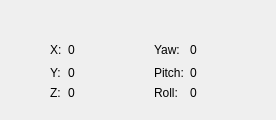
          <widget class="QWidget" name="widget_vehicle">
           <attribute name="title">
            <string notr="true">Vehicle Dynamics</string>
           </attribute>
           <layout class="QGridLayout" name="gridLayout_3">
            <item row="0" column="0">
             <layout class="QGridLayout" name="grid_vehicle">
              <item row="1" column="0">
               <widget class="QFrame" name="panel_vehicle">
                <property name="sizePolicy">
                 <sizepolicy hsizetype="Minimum" vsizetype="Preferred">
                  <horstretch>0</horstretch>
                  <verstretch>0</verstretch>
                 </sizepolicy>
                </property>
                <property name="maximumSize">
                 <size>
                  <width>350</width>
                  <height>16777215</height>
                 </size>
                </property>
                <property name="frameShape">
                 <enum>QFrame::NoFrame</enum>
                </property>
                <property name="frameShadow">
                 <enum>QFrame::Raised</enum>
                </property>
                <layout class="QGridLayout" name="grid_panelVehicle">
                 <item row="0" column="5">
                  <widget class="QLabel" name="value_vehicle_yaw">
                   <property name="sizePolicy">
                    <sizepolicy hsizetype="Minimum" vsizetype="Preferred">
                     <horstretch>0</horstretch>
                     <verstretch>0</verstretch>
                    </sizepolicy>
                   </property>
                   <property name="minimumSize">
                    <size>
                     <width>50</width>
                     <height>0</height>
                    </size>
                   </property>
                   <property name="maximumSize">
                    <size>
                     <width>80</width>
                     <height>16777215</height>
                    </size>
                   </property>
                   <property name="text">
                    <string>0</string>
                   </property>
                  </widget>
                 </item>
                 <item row="0" column="1">
                  <widget class="QLabel" name="label_vehicle_x">
                   <property name="text">
                    <string>X:</string>
                   </property>
                  </widget>
                 </item>
                 <item row="2" column="5" colspan="2">
                  <widget class="QLabel" name="value_vehicle_roll">
                   <property name="sizePolicy">
                    <sizepolicy hsizetype="Minimum" vsizetype="Preferred">
                     <horstretch>0</horstretch>
                     <verstretch>0</verstretch>
                    </sizepolicy>
                   </property>
                   <property name="minimumSize">
                    <size>
                     <width>50</width>
                     <height>0</height>
                    </size>
                   </property>
                   <property name="maximumSize">
                    <size>
                     <width>80</width>
                     <height>16777215</height>
                    </size>
                   </property>
                   <property name="text">
                    <string>0</string>
                   </property>
                  </widget>
                 </item>
                 <item row="2" column="1">
                  <widget class="QLabel" name="label_vehicle_z">
                   <property name="text">
                    <string>Z:</string>
                   </property>
                  </widget>
                 </item>
                 <item row="0" column="4">
                  <widget class="QLabel" name="label_vehicle_yaw">
                   <property name="text">
                    <string>Yaw:</string>
                   </property>
                  </widget>
                 </item>
                 <item row="0" column="6">
                  <spacer name="horizontal_spacer_right">
                   <property name="orientation">
                    <enum>Qt::Horizontal</enum>
                   </property>
                   <property name="sizeType">
                    <enum>QSizePolicy::Minimum</enum>
                   </property>
                   <property name="sizeHint" stdset="0">
                    <size>
                     <width>10</width>
                     <height>20</height>
                    </size>
                   </property>
                  </spacer>
                 </item>
                 <item row="2" column="4">
                  <widget class="QLabel" name="label_vehicle_roll">
                   <property name="text">
                    <string>Roll:</string>
                   </property>
                  </widget>
                 </item>
                 <item row="1" column="2">
                  <widget class="QLabel" name="value_vehicle_y">
                   <property name="sizePolicy">
                    <sizepolicy hsizetype="Minimum" vsizetype="Preferred">
                     <horstretch>0</horstretch>
                     <verstretch>0</verstretch>
                    </sizepolicy>
                   </property>
                   <property name="minimumSize">
                    <size>
                     <width>50</width>
                     <height>0</height>
                    </size>
                   </property>
                   <property name="maximumSize">
                    <size>
                     <width>30</width>
                     <height>16777215</height>
                    </size>
                   </property>
                   <property name="text">
                    <string>0</string>
                   </property>
                  </widget>
                 </item>
                 <item row="0" column="0">
                  <spacer name="horizontal_spacer_left">
                   <property name="orientation">
                    <enum>Qt::Horizontal</enum>
                   </property>
                   <property name="sizeType">
                    <enum>QSizePolicy::Minimum</enum>
                   </property>
                   <property name="sizeHint" stdset="0">
                    <size>
                     <width>30</width>
                     <height>20</height>
                    </size>
                   </property>
                  </spacer>
                 </item>
                 <item row="1" column="5" colspan="2">
                  <widget class="QLabel" name="value_vehicle_pitch">
                   <property name="sizePolicy">
                    <sizepolicy hsizetype="Minimum" vsizetype="Preferred">
                     <horstretch>0</horstretch>
                     <verstretch>0</verstretch>
                    </sizepolicy>
                   </property>
                   <property name="minimumSize">
                    <size>
                     <width>50</width>
                     <height>0</height>
                    </size>
                   </property>
                   <property name="maximumSize">
                    <size>
                     <width>80</width>
                     <height>16777215</height>
                    </size>
                   </property>
                   <property name="text">
                    <string>0</string>
                   </property>
                  </widget>
                 </item>
                 <item row="0" column="2">
                  <widget class="QLabel" name="value_vehicle_x">
                   <property name="sizePolicy">
                    <sizepolicy hsizetype="Minimum" vsizetype="Preferred">
                     <horstretch>0</horstretch>
                     <verstretch>0</verstretch>
                    </sizepolicy>
                   </property>
                   <property name="minimumSize">
                    <size>
                     <width>50</width>
                     <height>0</height>
                    </size>
                   </property>
                   <property name="maximumSize">
                    <size>
                     <width>33</width>
                     <height>16777215</height>
                    </size>
                   </property>
                   <property name="text">
                    <string>0</string>
                   </property>
                  </widget>
                 </item>
                 <item row="0" column="3">
                  <spacer name="horizontal_spacer_middle">
                   <property name="orientation">
                    <enum>Qt::Horizontal</enum>
                   </property>
                   <property name="sizeType">
                    <enum>QSizePolicy::Minimum</enum>
                   </property>
                   <property name="sizeHint" stdset="0">
                    <size>
                     <width>30</width>
                     <height>20</height>
                    </size>
                   </property>
                  </spacer>
                 </item>
                 <item row="1" column="1">
                  <widget class="QLabel" name="label_vehicle_y">
                   <property name="text">
                    <string>Y:</string>
                   </property>
                  </widget>
                 </item>
                 <item row="1" column="4">
                  <widget class="QLabel" name="label_vehicle_pitch">
                   <property name="text">
                    <string>Pitch:</string>
                   </property>
                  </widget>
                 </item>
                 <item row="2" column="2">
                  <widget class="QLabel" name="value_vehicle_z">
                   <property name="sizePolicy">
                    <sizepolicy hsizetype="Minimum" vsizetype="Preferred">
                     <horstretch>0</horstretch>
                     <verstretch>0</verstretch>
                    </sizepolicy>
                   </property>
                   <property name="minimumSize">
                    <size>
                     <width>50</width>
                     <height>0</height>
                    </size>
                   </property>
                   <property name="maximumSize">
                    <size>
                     <width>30</width>
                     <height>16777215</height>
                    </size>
                   </property>
                   <property name="text">
                    <string>0</string>
                   </property>
                  </widget>
                 </item>
                </layout>
               </widget>
              </item>
              <item row="0" column="0">
               <widget class="QLabel" name="vehicle_scene">
                <property name="sizePolicy">
                 <sizepolicy hsizetype="Preferred" vsizetype="Expanding">
                  <horstretch>0</horstretch>
                  <verstretch>0</verstretch>
                 </sizepolicy>
                </property>
                <property name="text">
                 <string/>
                </property>
               </widget>
              </item>
             </layout>
            </item>
           </layout>
          </widget>
